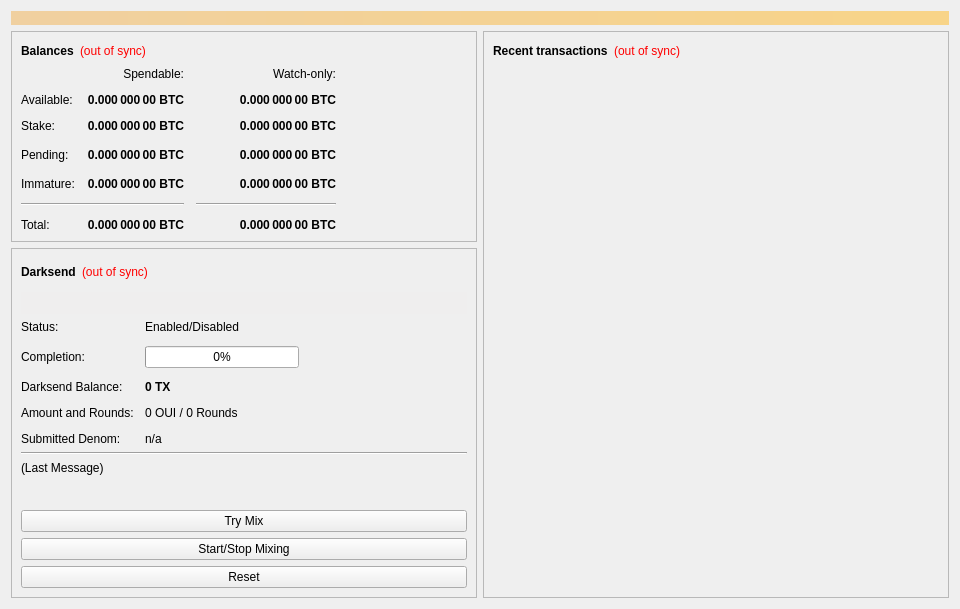
<?xml version="1.0" encoding="UTF-8"?>
<ui version="4.0">
 <class>OverviewPage</class>
 <widget class="QWidget" name="OverviewPage">
  <property name="geometry">
   <rect>
    <x>0</x>
    <y>0</y>
    <width>960</width>
    <height>594</height>
   </rect>
  </property>
  <property name="minimumSize">
   <size>
    <width>960</width>
    <height>0</height>
   </size>
  </property>
  <property name="windowTitle">
   <string>Form</string>
  </property>
  <layout class="QVBoxLayout" name="topLayout">
   <item>
    <widget class="QLabel" name="labelAlerts">
     <property name="visible">
      <bool>false</bool>
     </property>
     <property name="styleSheet">
      <string notr="true">background-color: qlineargradient(x1: 0, y1: 0, x2: 1, y2: 0, stop:0 #F0D0A0, stop:1 #F8D488); color:#000000;</string>
     </property>
     <property name="wordWrap">
      <bool>true</bool>
     </property>
     <property name="margin">
      <number>3</number>
     </property>
    </widget>
   </item>
   <item>
    <layout class="QHBoxLayout" name="horizontalLayout" stretch="1,1">
     <item>
      <layout class="QVBoxLayout" name="verticalLayout_2">
       <item>
        <widget class="QFrame" name="frame">
         <property name="frameShape">
          <enum>QFrame::StyledPanel</enum>
         </property>
         <property name="frameShadow">
          <enum>QFrame::Raised</enum>
         </property>
         <layout class="QVBoxLayout" name="verticalLayout_4">
          <item>
           <layout class="QHBoxLayout" name="horizontalLayout_4">
            <item>
             <widget class="QLabel" name="label_5">
              <property name="font">
               <font>
                <weight>75</weight>
                <bold>true</bold>
               </font>
              </property>
              <property name="text">
               <string>Balances</string>
              </property>
             </widget>
            </item>
            <item>
             <widget class="QLabel" name="labelWalletStatus">
              <property name="cursor">
               <cursorShape>WhatsThisCursor</cursorShape>
              </property>
              <property name="toolTip">
               <string>The displayed information may be out of date. Your wallet automatically synchronizes with the OuiCoin network after a connection is established, but this process has not completed yet.</string>
              </property>
              <property name="styleSheet">
               <string notr="true">QLabel { color: red; }</string>
              </property>
              <property name="text">
               <string notr="true">(out of sync)</string>
              </property>
              <property name="alignment">
               <set>Qt::AlignLeading|Qt::AlignLeft|Qt::AlignVCenter</set>
              </property>
             </widget>
            </item>
            <item>
             <spacer name="horizontalSpacer_3">
              <property name="orientation">
               <enum>Qt::Horizontal</enum>
              </property>
              <property name="sizeHint" stdset="0">
               <size>
                <width>40</width>
                <height>20</height>
               </size>
              </property>
             </spacer>
            </item>
           </layout>
          </item>
          <item>
           <layout class="QGridLayout" name="gridLayout">
            <property name="spacing">
             <number>12</number>
            </property>
            <item row="3" column="2">
             <widget class="QLabel" name="labelWatchPending">
              <property name="font">
               <font>
                <weight>75</weight>
                <bold>true</bold>
               </font>
              </property>
              <property name="cursor">
               <cursorShape>IBeamCursor</cursorShape>
              </property>
              <property name="toolTip">
               <string>Unconfirmed transactions to watch-only addresses</string>
              </property>
              <property name="text">
               <string notr="true">0.000 000 00 BTC</string>
              </property>
              <property name="alignment">
               <set>Qt::AlignRight|Qt::AlignTrailing|Qt::AlignVCenter</set>
              </property>
              <property name="textInteractionFlags">
               <set>Qt::LinksAccessibleByMouse|Qt::TextSelectableByKeyboard|Qt::TextSelectableByMouse</set>
              </property>
             </widget>
            </item>
            <item row="3" column="1">
             <widget class="QLabel" name="labelUnconfirmed">
              <property name="font">
               <font>
                <weight>75</weight>
                <bold>true</bold>
               </font>
              </property>
              <property name="cursor">
               <cursorShape>IBeamCursor</cursorShape>
              </property>
              <property name="toolTip">
               <string>Total of transactions that have yet to be confirmed, and do not yet count toward the spendable balance</string>
              </property>
              <property name="text">
               <string notr="true">0.000 000 00 BTC</string>
              </property>
              <property name="alignment">
               <set>Qt::AlignRight|Qt::AlignTrailing|Qt::AlignVCenter</set>
              </property>
              <property name="textInteractionFlags">
               <set>Qt::LinksAccessibleByMouse|Qt::TextSelectableByKeyboard|Qt::TextSelectableByMouse</set>
              </property>
             </widget>
            </item>
            <item row="4" column="2">
             <widget class="QLabel" name="labelWatchImmature">
              <property name="font">
               <font>
                <weight>75</weight>
                <bold>true</bold>
               </font>
              </property>
              <property name="cursor">
               <cursorShape>IBeamCursor</cursorShape>
              </property>
              <property name="toolTip">
               <string>Mined balance in watch-only addresses that has not yet matured</string>
              </property>
              <property name="text">
               <string notr="true">0.000 000 00 BTC</string>
              </property>
              <property name="alignment">
               <set>Qt::AlignRight|Qt::AlignTrailing|Qt::AlignVCenter</set>
              </property>
              <property name="textInteractionFlags">
               <set>Qt::LinksAccessibleByMouse|Qt::TextSelectableByKeyboard|Qt::TextSelectableByMouse</set>
              </property>
             </widget>
            </item>
            <item row="5" column="0" colspan="2">
             <widget class="Line" name="lineSpendableBalance">
              <property name="orientation">
               <enum>Qt::Horizontal</enum>
              </property>
             </widget>
            </item>
            <item row="5" column="2">
             <widget class="Line" name="lineWatchBalance">
              <property name="sizePolicy">
               <sizepolicy hsizetype="Preferred" vsizetype="Fixed">
                <horstretch>0</horstretch>
                <verstretch>0</verstretch>
               </sizepolicy>
              </property>
              <property name="minimumSize">
               <size>
                <width>140</width>
                <height>0</height>
               </size>
              </property>
              <property name="orientation">
               <enum>Qt::Horizontal</enum>
              </property>
             </widget>
            </item>
            <item row="6" column="0">
             <widget class="QLabel" name="labelTotalText">
              <property name="text">
               <string>Total:</string>
              </property>
             </widget>
            </item>
            <item row="4" column="1">
             <widget class="QLabel" name="labelImmature">
              <property name="font">
               <font>
                <weight>75</weight>
                <bold>true</bold>
               </font>
              </property>
              <property name="cursor">
               <cursorShape>IBeamCursor</cursorShape>
              </property>
              <property name="toolTip">
               <string>Mined balance that has not yet matured</string>
              </property>
              <property name="text">
               <string notr="true">0.000 000 00 BTC</string>
              </property>
              <property name="alignment">
               <set>Qt::AlignRight|Qt::AlignTrailing|Qt::AlignVCenter</set>
              </property>
              <property name="textInteractionFlags">
               <set>Qt::LinksAccessibleByMouse|Qt::TextSelectableByKeyboard|Qt::TextSelectableByMouse</set>
              </property>
             </widget>
            </item>
            <item row="3" column="3">
             <spacer name="horizontalSpacer_2">
              <property name="orientation">
               <enum>Qt::Horizontal</enum>
              </property>
              <property name="sizeHint" stdset="0">
               <size>
                <width>40</width>
                <height>20</height>
               </size>
              </property>
             </spacer>
            </item>
            <item row="4" column="0">
             <widget class="QLabel" name="labelImmatureText">
              <property name="text">
               <string>Immature:</string>
              </property>
             </widget>
            </item>
            <item row="6" column="1">
             <widget class="QLabel" name="labelTotal">
              <property name="font">
               <font>
                <weight>75</weight>
                <bold>true</bold>
               </font>
              </property>
              <property name="cursor">
               <cursorShape>IBeamCursor</cursorShape>
              </property>
              <property name="toolTip">
               <string>Your current total balance</string>
              </property>
              <property name="text">
               <string notr="true">0.000 000 00 BTC</string>
              </property>
              <property name="alignment">
               <set>Qt::AlignRight|Qt::AlignTrailing|Qt::AlignVCenter</set>
              </property>
              <property name="textInteractionFlags">
               <set>Qt::LinksAccessibleByMouse|Qt::TextSelectableByKeyboard|Qt::TextSelectableByMouse</set>
              </property>
             </widget>
            </item>
            <item row="6" column="2">
             <widget class="QLabel" name="labelWatchTotal">
              <property name="font">
               <font>
                <weight>75</weight>
                <bold>true</bold>
               </font>
              </property>
              <property name="cursor">
               <cursorShape>IBeamCursor</cursorShape>
              </property>
              <property name="toolTip">
               <string>Current total balance in watch-only addresses</string>
              </property>
              <property name="text">
               <string notr="true">0.000 000 00 BTC</string>
              </property>
              <property name="alignment">
               <set>Qt::AlignRight|Qt::AlignTrailing|Qt::AlignVCenter</set>
              </property>
              <property name="textInteractionFlags">
               <set>Qt::LinksAccessibleByMouse|Qt::TextSelectableByKeyboard|Qt::TextSelectableByMouse</set>
              </property>
             </widget>
            </item>
            <item row="0" column="2">
             <widget class="QLabel" name="labelWatchonly">
              <property name="text">
               <string>Watch-only:</string>
              </property>
              <property name="alignment">
               <set>Qt::AlignRight|Qt::AlignTrailing|Qt::AlignVCenter</set>
              </property>
             </widget>
            </item>
            <item row="1" column="0">
             <widget class="QLabel" name="labelBalanceText">
              <property name="text">
               <string>Available:</string>
              </property>
             </widget>
            </item>
            <item row="1" column="1">
             <widget class="QLabel" name="labelBalance">
              <property name="font">
               <font>
                <weight>75</weight>
                <bold>true</bold>
               </font>
              </property>
              <property name="cursor">
               <cursorShape>IBeamCursor</cursorShape>
              </property>
              <property name="toolTip">
               <string>Your current spendable balance</string>
              </property>
              <property name="text">
               <string notr="true">0.000 000 00 BTC</string>
              </property>
              <property name="alignment">
               <set>Qt::AlignRight|Qt::AlignTrailing|Qt::AlignVCenter</set>
              </property>
              <property name="textInteractionFlags">
               <set>Qt::LinksAccessibleByMouse|Qt::TextSelectableByKeyboard|Qt::TextSelectableByMouse</set>
              </property>
             </widget>
            </item>
            <item row="2" column="0">
             <widget class="QLabel" name="label_10">
              <property name="text">
               <string>Stake:</string>
              </property>
             </widget>
            </item>
            <item row="2" column="1">
             <widget class="QLabel" name="labelStake">
              <property name="font">
               <font>
                <weight>75</weight>
                <bold>true</bold>
               </font>
              </property>
              <property name="cursor">
               <cursorShape>IBeamCursor</cursorShape>
              </property>
              <property name="toolTip">
               <string>Total of coins that was staked, and do not yet count toward the current balance</string>
              </property>
              <property name="text">
               <string notr="true">0.000 000 00 BTC</string>
              </property>
              <property name="alignment">
               <set>Qt::AlignRight|Qt::AlignTrailing|Qt::AlignVCenter</set>
              </property>
              <property name="textInteractionFlags">
               <set>Qt::LinksAccessibleByMouse|Qt::TextSelectableByKeyboard|Qt::TextSelectableByMouse</set>
              </property>
             </widget>
            </item>
            <item row="2" column="2">
             <widget class="QLabel" name="labelWatchStake">
              <property name="font">
               <font>
                <weight>75</weight>
                <bold>true</bold>
               </font>
              </property>
              <property name="cursor">
               <cursorShape>IBeamCursor</cursorShape>
              </property>
              <property name="toolTip">
               <string>Total of coins that was staked in watch-only addresses, and do not yet count toward the current watch-only balance</string>
              </property>
              <property name="text">
               <string notr="true">0.000 000 00 BTC</string>
              </property>
              <property name="alignment">
               <set>Qt::AlignRight|Qt::AlignTrailing|Qt::AlignVCenter</set>
              </property>
              <property name="textInteractionFlags">
               <set>Qt::LinksAccessibleByMouse|Qt::TextSelectableByKeyboard|Qt::TextSelectableByMouse</set>
              </property>
             </widget>
            </item>
            <item row="1" column="2">
             <widget class="QLabel" name="labelWatchAvailable">
              <property name="font">
               <font>
                <weight>75</weight>
                <bold>true</bold>
               </font>
              </property>
              <property name="cursor">
               <cursorShape>IBeamCursor</cursorShape>
              </property>
              <property name="toolTip">
               <string>Your current balance in watch-only addresses</string>
              </property>
              <property name="text">
               <string notr="true">0.000 000 00 BTC</string>
              </property>
              <property name="alignment">
               <set>Qt::AlignRight|Qt::AlignTrailing|Qt::AlignVCenter</set>
              </property>
              <property name="textInteractionFlags">
               <set>Qt::LinksAccessibleByMouse|Qt::TextSelectableByKeyboard|Qt::TextSelectableByMouse</set>
              </property>
             </widget>
            </item>
            <item row="3" column="0">
             <widget class="QLabel" name="labelPendingText">
              <property name="text">
               <string>Pending:</string>
              </property>
             </widget>
            </item>
            <item row="0" column="1">
             <widget class="QLabel" name="labelSpendable">
              <property name="text">
               <string>Spendable:</string>
              </property>
              <property name="alignment">
               <set>Qt::AlignRight|Qt::AlignTrailing|Qt::AlignVCenter</set>
              </property>
             </widget>
            </item>
           </layout>
          </item>
         </layout>
        </widget>
       </item>
       <item>
        <widget class="QFrame" name="frameDarksend">
         <property name="sizePolicy">
          <sizepolicy hsizetype="Expanding" vsizetype="Expanding">
           <horstretch>0</horstretch>
           <verstretch>0</verstretch>
          </sizepolicy>
         </property>
         <property name="minimumSize">
          <size>
           <width>0</width>
           <height>350</height>
          </size>
         </property>
         <property name="layoutDirection">
          <enum>Qt::LeftToRight</enum>
         </property>
         <property name="frameShape">
          <enum>QFrame::StyledPanel</enum>
         </property>
         <property name="frameShadow">
          <enum>QFrame::Raised</enum>
         </property>
         <layout class="QVBoxLayout" name="verticalLayout_5">
          <item>
           <layout class="QHBoxLayout" name="horizontalLayout_5">
            <item>
             <widget class="QLabel" name="label_2">
              <property name="font">
               <font>
                <weight>75</weight>
                <bold>true</bold>
               </font>
              </property>
              <property name="text">
               <string>Darksend</string>
              </property>
             </widget>
            </item>
            <item>
             <widget class="QLabel" name="labelDarksendSyncStatus">
              <property name="toolTip">
               <string>The displayed information may be out of date. Your wallet automatically synchronizes with the OuiCoin network after a connection is established, but this process has not completed yet.</string>
              </property>
              <property name="styleSheet">
               <string notr="true">QLabel { color: red; }</string>
              </property>
              <property name="text">
               <string notr="true">(out of sync)</string>
              </property>
              <property name="alignment">
               <set>Qt::AlignLeading|Qt::AlignLeft|Qt::AlignVCenter</set>
              </property>
             </widget>
            </item>
            <item>
             <spacer name="horizontalSpacer_4">
              <property name="orientation">
               <enum>Qt::Horizontal</enum>
              </property>
              <property name="sizeHint" stdset="0">
               <size>
                <width>40</width>
                <height>20</height>
               </size>
              </property>
             </spacer>
            </item>
           </layout>
          </item>
          <item>
           <widget class="QPushButton" name="runAutoDenom">
            <property name="palette">
             <palette>
              <active>
               <colorrole role="WindowText">
                <brush brushstyle="SolidPattern">
                 <color alpha="255">
                  <red>0</red>
                  <green>0</green>
                  <blue>0</blue>
                 </color>
                </brush>
               </colorrole>
               <colorrole role="Button">
                <brush brushstyle="SolidPattern">
                 <color alpha="255">
                  <red>239</red>
                  <green>238</green>
                  <blue>238</blue>
                 </color>
                </brush>
               </colorrole>
               <colorrole role="Light">
                <brush brushstyle="SolidPattern">
                 <color alpha="255">
                  <red>255</red>
                  <green>255</green>
                  <blue>255</blue>
                 </color>
                </brush>
               </colorrole>
               <colorrole role="Midlight">
                <brush brushstyle="SolidPattern">
                 <color alpha="255">
                  <red>247</red>
                  <green>246</green>
                  <blue>246</blue>
                 </color>
                </brush>
               </colorrole>
               <colorrole role="Dark">
                <brush brushstyle="SolidPattern">
                 <color alpha="255">
                  <red>119</red>
                  <green>119</green>
                  <blue>119</blue>
                 </color>
                </brush>
               </colorrole>
               <colorrole role="Mid">
                <brush brushstyle="SolidPattern">
                 <color alpha="255">
                  <red>159</red>
                  <green>159</green>
                  <blue>159</blue>
                 </color>
                </brush>
               </colorrole>
               <colorrole role="Text">
                <brush brushstyle="SolidPattern">
                 <color alpha="255">
                  <red>0</red>
                  <green>0</green>
                  <blue>0</blue>
                 </color>
                </brush>
               </colorrole>
               <colorrole role="BrightText">
                <brush brushstyle="SolidPattern">
                 <color alpha="255">
                  <red>255</red>
                  <green>255</green>
                  <blue>255</blue>
                 </color>
                </brush>
               </colorrole>
               <colorrole role="ButtonText">
                <brush brushstyle="SolidPattern">
                 <color alpha="255">
                  <red>0</red>
                  <green>0</green>
                  <blue>0</blue>
                 </color>
                </brush>
               </colorrole>
               <colorrole role="Base">
                <brush brushstyle="SolidPattern">
                 <color alpha="255">
                  <red>255</red>
                  <green>255</green>
                  <blue>255</blue>
                 </color>
                </brush>
               </colorrole>
               <colorrole role="Window">
                <brush brushstyle="SolidPattern">
                 <color alpha="255">
                  <red>239</red>
                  <green>238</green>
                  <blue>238</blue>
                 </color>
                </brush>
               </colorrole>
               <colorrole role="Shadow">
                <brush brushstyle="SolidPattern">
                 <color alpha="255">
                  <red>0</red>
                  <green>0</green>
                  <blue>0</blue>
                 </color>
                </brush>
               </colorrole>
               <colorrole role="AlternateBase">
                <brush brushstyle="SolidPattern">
                 <color alpha="255">
                  <red>247</red>
                  <green>246</green>
                  <blue>246</blue>
                 </color>
                </brush>
               </colorrole>
               <colorrole role="ToolTipBase">
                <brush brushstyle="SolidPattern">
                 <color alpha="255">
                  <red>255</red>
                  <green>255</green>
                  <blue>220</blue>
                 </color>
                </brush>
               </colorrole>
               <colorrole role="ToolTipText">
                <brush brushstyle="SolidPattern">
                 <color alpha="255">
                  <red>0</red>
                  <green>0</green>
                  <blue>0</blue>
                 </color>
                </brush>
               </colorrole>
              </active>
              <inactive>
               <colorrole role="WindowText">
                <brush brushstyle="SolidPattern">
                 <color alpha="255">
                  <red>0</red>
                  <green>0</green>
                  <blue>0</blue>
                 </color>
                </brush>
               </colorrole>
               <colorrole role="Button">
                <brush brushstyle="SolidPattern">
                 <color alpha="255">
                  <red>239</red>
                  <green>238</green>
                  <blue>238</blue>
                 </color>
                </brush>
               </colorrole>
               <colorrole role="Light">
                <brush brushstyle="SolidPattern">
                 <color alpha="255">
                  <red>255</red>
                  <green>255</green>
                  <blue>255</blue>
                 </color>
                </brush>
               </colorrole>
               <colorrole role="Midlight">
                <brush brushstyle="SolidPattern">
                 <color alpha="255">
                  <red>247</red>
                  <green>246</green>
                  <blue>246</blue>
                 </color>
                </brush>
               </colorrole>
               <colorrole role="Dark">
                <brush brushstyle="SolidPattern">
                 <color alpha="255">
                  <red>119</red>
                  <green>119</green>
                  <blue>119</blue>
                 </color>
                </brush>
               </colorrole>
               <colorrole role="Mid">
                <brush brushstyle="SolidPattern">
                 <color alpha="255">
                  <red>159</red>
                  <green>159</green>
                  <blue>159</blue>
                 </color>
                </brush>
               </colorrole>
               <colorrole role="Text">
                <brush brushstyle="SolidPattern">
                 <color alpha="255">
                  <red>0</red>
                  <green>0</green>
                  <blue>0</blue>
                 </color>
                </brush>
               </colorrole>
               <colorrole role="BrightText">
                <brush brushstyle="SolidPattern">
                 <color alpha="255">
                  <red>255</red>
                  <green>255</green>
                  <blue>255</blue>
                 </color>
                </brush>
               </colorrole>
               <colorrole role="ButtonText">
                <brush brushstyle="SolidPattern">
                 <color alpha="255">
                  <red>0</red>
                  <green>0</green>
                  <blue>0</blue>
                 </color>
                </brush>
               </colorrole>
               <colorrole role="Base">
                <brush brushstyle="SolidPattern">
                 <color alpha="255">
                  <red>255</red>
                  <green>255</green>
                  <blue>255</blue>
                 </color>
                </brush>
               </colorrole>
               <colorrole role="Window">
                <brush brushstyle="SolidPattern">
                 <color alpha="255">
                  <red>239</red>
                  <green>238</green>
                  <blue>238</blue>
                 </color>
                </brush>
               </colorrole>
               <colorrole role="Shadow">
                <brush brushstyle="SolidPattern">
                 <color alpha="255">
                  <red>0</red>
                  <green>0</green>
                  <blue>0</blue>
                 </color>
                </brush>
               </colorrole>
               <colorrole role="AlternateBase">
                <brush brushstyle="SolidPattern">
                 <color alpha="255">
                  <red>247</red>
                  <green>246</green>
                  <blue>246</blue>
                 </color>
                </brush>
               </colorrole>
               <colorrole role="ToolTipBase">
                <brush brushstyle="SolidPattern">
                 <color alpha="255">
                  <red>255</red>
                  <green>255</green>
                  <blue>220</blue>
                 </color>
                </brush>
               </colorrole>
               <colorrole role="ToolTipText">
                <brush brushstyle="SolidPattern">
                 <color alpha="255">
                  <red>0</red>
                  <green>0</green>
                  <blue>0</blue>
                 </color>
                </brush>
               </colorrole>
              </inactive>
              <disabled>
               <colorrole role="WindowText">
                <brush brushstyle="SolidPattern">
                 <color alpha="255">
                  <red>119</red>
                  <green>119</green>
                  <blue>119</blue>
                 </color>
                </brush>
               </colorrole>
               <colorrole role="Button">
                <brush brushstyle="SolidPattern">
                 <color alpha="255">
                  <red>239</red>
                  <green>238</green>
                  <blue>238</blue>
                 </color>
                </brush>
               </colorrole>
               <colorrole role="Light">
                <brush brushstyle="SolidPattern">
                 <color alpha="255">
                  <red>255</red>
                  <green>255</green>
                  <blue>255</blue>
                 </color>
                </brush>
               </colorrole>
               <colorrole role="Midlight">
                <brush brushstyle="SolidPattern">
                 <color alpha="255">
                  <red>247</red>
                  <green>246</green>
                  <blue>246</blue>
                 </color>
                </brush>
               </colorrole>
               <colorrole role="Dark">
                <brush brushstyle="SolidPattern">
                 <color alpha="255">
                  <red>119</red>
                  <green>119</green>
                  <blue>119</blue>
                 </color>
                </brush>
               </colorrole>
               <colorrole role="Mid">
                <brush brushstyle="SolidPattern">
                 <color alpha="255">
                  <red>159</red>
                  <green>159</green>
                  <blue>159</blue>
                 </color>
                </brush>
               </colorrole>
               <colorrole role="Text">
                <brush brushstyle="SolidPattern">
                 <color alpha="255">
                  <red>119</red>
                  <green>119</green>
                  <blue>119</blue>
                 </color>
                </brush>
               </colorrole>
               <colorrole role="BrightText">
                <brush brushstyle="SolidPattern">
                 <color alpha="255">
                  <red>255</red>
                  <green>255</green>
                  <blue>255</blue>
                 </color>
                </brush>
               </colorrole>
               <colorrole role="ButtonText">
                <brush brushstyle="SolidPattern">
                 <color alpha="255">
                  <red>119</red>
                  <green>119</green>
                  <blue>119</blue>
                 </color>
                </brush>
               </colorrole>
               <colorrole role="Base">
                <brush brushstyle="SolidPattern">
                 <color alpha="255">
                  <red>239</red>
                  <green>238</green>
                  <blue>238</blue>
                 </color>
                </brush>
               </colorrole>
               <colorrole role="Window">
                <brush brushstyle="SolidPattern">
                 <color alpha="255">
                  <red>239</red>
                  <green>238</green>
                  <blue>238</blue>
                 </color>
                </brush>
               </colorrole>
               <colorrole role="Shadow">
                <brush brushstyle="SolidPattern">
                 <color alpha="255">
                  <red>0</red>
                  <green>0</green>
                  <blue>0</blue>
                 </color>
                </brush>
               </colorrole>
               <colorrole role="AlternateBase">
                <brush brushstyle="SolidPattern">
                 <color alpha="255">
                  <red>239</red>
                  <green>238</green>
                  <blue>238</blue>
                 </color>
                </brush>
               </colorrole>
               <colorrole role="ToolTipBase">
                <brush brushstyle="SolidPattern">
                 <color alpha="255">
                  <red>255</red>
                  <green>255</green>
                  <blue>220</blue>
                 </color>
                </brush>
               </colorrole>
               <colorrole role="ToolTipText">
                <brush brushstyle="SolidPattern">
                 <color alpha="255">
                  <red>0</red>
                  <green>0</green>
                  <blue>0</blue>
                 </color>
                </brush>
               </colorrole>
              </disabled>
             </palette>
            </property>
            <property name="focusPolicy">
             <enum>Qt::NoFocus</enum>
            </property>
            <property name="autoFillBackground">
             <bool>true</bool>
            </property>
            <property name="text">
             <string/>
            </property>
            <property name="flat">
             <bool>true</bool>
            </property>
           </widget>
          </item>
          <item>
           <layout class="QFormLayout" name="formLayout">
            <property name="fieldGrowthPolicy">
             <enum>QFormLayout::AllNonFixedFieldsGrow</enum>
            </property>
            <property name="horizontalSpacing">
             <number>11</number>
            </property>
            <property name="verticalSpacing">
             <number>12</number>
            </property>
            <item row="0" column="0">
             <widget class="QLabel" name="label_6">
              <property name="text">
               <string>Status:</string>
              </property>
             </widget>
            </item>
            <item row="1" column="0">
             <widget class="QLabel" name="label_7">
              <property name="text">
               <string>Completion:</string>
              </property>
             </widget>
            </item>
            <item row="1" column="1">
             <widget class="QProgressBar" name="darksendProgress">
              <property name="maximumSize">
               <size>
                <width>154</width>
                <height>16777215</height>
               </size>
              </property>
              <property name="value">
               <number>0</number>
              </property>
             </widget>
            </item>
            <item row="3" column="0">
             <widget class="QLabel" name="labelAnonymizedText">
              <property name="text">
               <string>Darksend Balance:</string>
              </property>
             </widget>
            </item>
            <item row="3" column="1">
             <widget class="QLabel" name="labelAnonymized">
              <property name="font">
               <font>
                <weight>75</weight>
                <bold>true</bold>
               </font>
              </property>
              <property name="text">
               <string notr="true">0 TX</string>
              </property>
             </widget>
            </item>
            <item row="4" column="0">
             <widget class="QLabel" name="label_8">
              <property name="text">
               <string>Amount and Rounds:</string>
              </property>
             </widget>
            </item>
            <item row="4" column="1">
             <widget class="QLabel" name="labelAmountRounds">
              <property name="text">
               <string>0 OUI / 0 Rounds</string>
              </property>
             </widget>
            </item>
            <item row="5" column="0">
             <widget class="QLabel" name="label_9">
              <property name="text">
               <string>Submitted Denom:</string>
              </property>
             </widget>
            </item>
            <item row="5" column="1">
             <widget class="QLabel" name="labelSubmittedDenom">
              <property name="toolTip">
               <string>The denominations you submitted to the Masternode.&lt;br&gt;To mix, other users must submit the exact same denominations.</string>
              </property>
              <property name="text">
               <string>n/a</string>
              </property>
             </widget>
            </item>
            <item row="0" column="1">
             <widget class="QLabel" name="darksendEnabled">
              <property name="text">
               <string>Enabled/Disabled</string>
              </property>
             </widget>
            </item>
           </layout>
          </item>
          <item>
           <widget class="Line" name="lineLastMessage">
            <property name="orientation">
             <enum>Qt::Horizontal</enum>
            </property>
           </widget>
          </item>
          <item>
           <widget class="QLabel" name="darksendStatus">
            <property name="minimumSize">
             <size>
              <width>288</width>
              <height>43</height>
             </size>
            </property>
            <property name="text">
             <string>(Last Message)</string>
            </property>
            <property name="alignment">
             <set>Qt::AlignLeading|Qt::AlignLeft|Qt::AlignTop</set>
            </property>
            <property name="wordWrap">
             <bool>true</bool>
            </property>
           </widget>
          </item>
          <item>
           <widget class="QPushButton" name="darksendAuto">
            <property name="sizePolicy">
             <sizepolicy hsizetype="MinimumExpanding" vsizetype="Fixed">
              <horstretch>0</horstretch>
              <verstretch>0</verstretch>
             </sizepolicy>
            </property>
            <property name="toolTip">
             <string>Try to manually submit a Darksend request.</string>
            </property>
            <property name="text">
             <string>Try Mix</string>
            </property>
           </widget>
          </item>
          <item>
           <widget class="QPushButton" name="toggleDarksend">
            <property name="sizePolicy">
             <sizepolicy hsizetype="MinimumExpanding" vsizetype="Fixed">
              <horstretch>0</horstretch>
              <verstretch>0</verstretch>
             </sizepolicy>
            </property>
            <property name="text">
             <string>Start/Stop Mixing</string>
            </property>
           </widget>
          </item>
          <item>
           <widget class="QPushButton" name="darksendReset">
            <property name="sizePolicy">
             <sizepolicy hsizetype="MinimumExpanding" vsizetype="Fixed">
              <horstretch>0</horstretch>
              <verstretch>0</verstretch>
             </sizepolicy>
            </property>
            <property name="toolTip">
             <string>Reset the current status of Darksend (can interrupt Darksend if it's in the process of Mixing, which can cost you money!)</string>
            </property>
            <property name="autoFillBackground">
             <bool>false</bool>
            </property>
            <property name="text">
             <string>Reset</string>
            </property>
           </widget>
          </item>
         </layout>
        </widget>
       </item>
       <item>
        <spacer name="verticalSpacer">
         <property name="orientation">
          <enum>Qt::Vertical</enum>
         </property>
         <property name="sizeHint" stdset="0">
          <size>
           <width>20</width>
           <height>40</height>
          </size>
         </property>
        </spacer>
       </item>
      </layout>
     </item>
     <item>
      <layout class="QVBoxLayout" name="verticalLayout_3">
       <item>
        <widget class="QFrame" name="frame_2">
         <property name="frameShape">
          <enum>QFrame::StyledPanel</enum>
         </property>
         <property name="frameShadow">
          <enum>QFrame::Raised</enum>
         </property>
         <layout class="QVBoxLayout" name="verticalLayout">
          <item>
           <layout class="QHBoxLayout" name="horizontalLayout_2">
            <item>
             <widget class="QLabel" name="label_4">
              <property name="font">
               <font>
                <weight>75</weight>
                <bold>true</bold>
               </font>
              </property>
              <property name="text">
               <string>Recent transactions</string>
              </property>
             </widget>
            </item>
            <item>
             <widget class="QLabel" name="labelTransactionsStatus">
              <property name="cursor">
               <cursorShape>WhatsThisCursor</cursorShape>
              </property>
              <property name="toolTip">
               <string>The displayed information may be out of date. Your wallet automatically synchronizes with the OuiCoin network after a connection is established, but this process has not completed yet.</string>
              </property>
              <property name="styleSheet">
               <string notr="true">QLabel { color: red; }</string>
              </property>
              <property name="text">
               <string notr="true">(out of sync)</string>
              </property>
              <property name="alignment">
               <set>Qt::AlignRight|Qt::AlignTrailing|Qt::AlignVCenter</set>
              </property>
             </widget>
            </item>
            <item>
             <spacer name="horizontalSpacer">
              <property name="orientation">
               <enum>Qt::Horizontal</enum>
              </property>
              <property name="sizeHint" stdset="0">
               <size>
                <width>40</width>
                <height>20</height>
               </size>
              </property>
             </spacer>
            </item>
           </layout>
          </item>
          <item>
           <widget class="QListView" name="listTransactions">
            <property name="styleSheet">
             <string notr="true">QListView { background: transparent; }</string>
            </property>
            <property name="frameShape">
             <enum>QFrame::NoFrame</enum>
            </property>
            <property name="verticalScrollBarPolicy">
             <enum>Qt::ScrollBarAlwaysOff</enum>
            </property>
            <property name="horizontalScrollBarPolicy">
             <enum>Qt::ScrollBarAlwaysOff</enum>
            </property>
            <property name="selectionMode">
             <enum>QAbstractItemView::NoSelection</enum>
            </property>
           </widget>
          </item>
         </layout>
        </widget>
       </item>
      </layout>
     </item>
    </layout>
   </item>
  </layout>
 </widget>
 <resources/>
 <connections/>
</ui>
